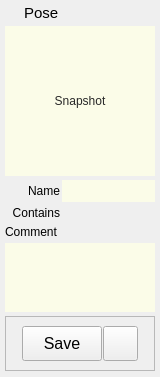
<?xml version="1.0" encoding="UTF-8"?>
<ui version="4.0">
 <class>Form</class>
 <widget class="QWidget" name="Form">
  <property name="geometry">
   <rect>
    <x>0</x>
    <y>0</y>
    <width>160</width>
    <height>377</height>
   </rect>
  </property>
  <property name="sizePolicy">
   <sizepolicy hsizetype="Preferred" vsizetype="Preferred">
    <horstretch>0</horstretch>
    <verstretch>0</verstretch>
   </sizepolicy>
  </property>
  <property name="minimumSize">
   <size>
    <width>160</width>
    <height>0</height>
   </size>
  </property>
  <property name="maximumSize">
   <size>
    <width>300</width>
    <height>16777215</height>
   </size>
  </property>
  <property name="windowTitle">
   <string>Form</string>
  </property>
  <property name="styleSheet">
   <string notr="true"/>
  </property>
  <layout class="QVBoxLayout" name="verticalLayout">
   <property name="spacing">
    <number>4</number>
   </property>
   <property name="leftMargin">
    <number>5</number>
   </property>
   <property name="topMargin">
    <number>2</number>
   </property>
   <property name="rightMargin">
    <number>5</number>
   </property>
   <property name="bottomMargin">
    <number>2</number>
   </property>
   <item>
    <layout class="QHBoxLayout" name="horizontalLayout_18">
     <property name="leftMargin">
      <number>2</number>
     </property>
     <property name="topMargin">
      <number>2</number>
     </property>
     <property name="bottomMargin">
      <number>0</number>
     </property>
     <item>
      <widget class="QLabel" name="label_6">
       <property name="maximumSize">
        <size>
         <width>13</width>
         <height>13</height>
        </size>
       </property>
       <property name="text">
        <string/>
       </property>
       <property name="pixmap">
        <pixmap>../images/poseIcon.png</pixmap>
       </property>
       <property name="scaledContents">
        <bool>true</bool>
       </property>
      </widget>
     </item>
     <item>
      <widget class="QLabel" name="label_2">
       <property name="font">
        <font>
         <family>Arial</family>
         <pointsize>11</pointsize>
         <weight>50</weight>
         <bold>false</bold>
        </font>
       </property>
       <property name="text">
        <string>Pose</string>
       </property>
      </widget>
     </item>
    </layout>
   </item>
   <item>
    <layout class="QHBoxLayout" name="horizontalLayout_2">
     <property name="spacing">
      <number>0</number>
     </property>
     <property name="bottomMargin">
      <number>0</number>
     </property>
     <item>
      <widget class="QLabel" name="label_3">
       <property name="minimumSize">
        <size>
         <width>0</width>
         <height>0</height>
        </size>
       </property>
       <property name="maximumSize">
        <size>
         <width>0</width>
         <height>16777215</height>
        </size>
       </property>
       <property name="text">
        <string/>
       </property>
      </widget>
     </item>
     <item>
      <widget class="QFrame" name="frame_9">
       <property name="sizePolicy">
        <sizepolicy hsizetype="Fixed" vsizetype="Fixed">
         <horstretch>0</horstretch>
         <verstretch>0</verstretch>
        </sizepolicy>
       </property>
       <property name="maximumSize">
        <size>
         <width>16777215</width>
         <height>16777215</height>
        </size>
       </property>
       <property name="frameShape">
        <enum>QFrame::NoFrame</enum>
       </property>
       <property name="frameShadow">
        <enum>QFrame::Raised</enum>
       </property>
       <layout class="QHBoxLayout" name="horizontalLayout_13">
        <property name="spacing">
         <number>0</number>
        </property>
        <property name="margin">
         <number>0</number>
        </property>
       </layout>
      </widget>
     </item>
     <item>
      <widget class="QFrame" name="frame_10">
       <property name="sizePolicy">
        <sizepolicy hsizetype="Expanding" vsizetype="Fixed">
         <horstretch>0</horstretch>
         <verstretch>0</verstretch>
        </sizepolicy>
       </property>
       <property name="maximumSize">
        <size>
         <width>16777215</width>
         <height>16777215</height>
        </size>
       </property>
       <property name="frameShape">
        <enum>QFrame::NoFrame</enum>
       </property>
       <property name="frameShadow">
        <enum>QFrame::Raised</enum>
       </property>
       <layout class="QHBoxLayout" name="horizontalLayout_14">
        <property name="spacing">
         <number>0</number>
        </property>
        <property name="margin">
         <number>0</number>
        </property>
        <item>
         <widget class="QToolButton" name="snapshotButton">
          <property name="minimumSize">
           <size>
            <width>150</width>
            <height>150</height>
           </size>
          </property>
          <property name="maximumSize">
           <size>
            <width>150</width>
            <height>150</height>
           </size>
          </property>
          <property name="toolTip">
           <string>Click to take a snapshot of the selected model view.</string>
          </property>
          <property name="statusTip">
           <string>Click to take a snapshot of the selected model view.</string>
          </property>
          <property name="whatsThis">
           <string/>
          </property>
          <property name="styleSheet">
           <string notr="true">color: rgb(40, 40, 40);
border: 0px solid rgb(0, 0, 0, 150);
background-color: rgb(254, 255, 230, 200);</string>
          </property>
          <property name="text">
           <string>Snapshot</string>
          </property>
          <property name="icon">
           <iconset>
            <normaloff>../images/camera.png</normaloff>../images/camera.png</iconset>
          </property>
          <property name="iconSize">
           <size>
            <width>160</width>
            <height>160</height>
           </size>
          </property>
          <property name="popupMode">
           <enum>QToolButton::InstantPopup</enum>
          </property>
          <property name="toolButtonStyle">
           <enum>Qt::ToolButtonIconOnly</enum>
          </property>
          <property name="autoRaise">
           <bool>false</bool>
          </property>
         </widget>
        </item>
       </layout>
      </widget>
     </item>
    </layout>
   </item>
   <item>
    <layout class="QHBoxLayout" name="horizontalLayout">
     <property name="spacing">
      <number>2</number>
     </property>
     <item>
      <widget class="QLabel" name="label">
       <property name="minimumSize">
        <size>
         <width>55</width>
         <height>0</height>
        </size>
       </property>
       <property name="text">
        <string>Name</string>
       </property>
       <property name="alignment">
        <set>Qt::AlignRight|Qt::AlignTrailing|Qt::AlignVCenter</set>
       </property>
      </widget>
     </item>
     <item>
      <widget class="QLineEdit" name="name">
       <property name="sizePolicy">
        <sizepolicy hsizetype="Expanding" vsizetype="Fixed">
         <horstretch>0</horstretch>
         <verstretch>0</verstretch>
        </sizepolicy>
       </property>
       <property name="minimumSize">
        <size>
         <width>60</width>
         <height>22</height>
        </size>
       </property>
       <property name="maximumSize">
        <size>
         <width>16777215</width>
         <height>22</height>
        </size>
       </property>
       <property name="styleSheet">
        <string notr="true">color: rgb(40, 40, 40);
border: 0px solid rgb(0, 0, 0, 150);
background-color: rgb(254, 255, 230, 200);</string>
       </property>
      </widget>
     </item>
    </layout>
   </item>
   <item>
    <layout class="QHBoxLayout" name="horizontalLayout_35">
     <property name="spacing">
      <number>4</number>
     </property>
     <property name="topMargin">
      <number>0</number>
     </property>
     <item>
      <widget class="QLabel" name="scene_dur_end_label_4">
       <property name="enabled">
        <bool>true</bool>
       </property>
       <property name="minimumSize">
        <size>
         <width>55</width>
         <height>0</height>
        </size>
       </property>
       <property name="maximumSize">
        <size>
         <width>55</width>
         <height>16777215</height>
        </size>
       </property>
       <property name="text">
        <string>Contains</string>
       </property>
       <property name="alignment">
        <set>Qt::AlignRight|Qt::AlignTop|Qt::AlignTrailing</set>
       </property>
      </widget>
     </item>
     <item>
      <widget class="QLabel" name="contains">
       <property name="enabled">
        <bool>false</bool>
       </property>
       <property name="minimumSize">
        <size>
         <width>0</width>
         <height>15</height>
        </size>
       </property>
       <property name="maximumSize">
        <size>
         <width>16777215</width>
         <height>15</height>
        </size>
       </property>
       <property name="text">
        <string/>
       </property>
       <property name="alignment">
        <set>Qt::AlignLeading|Qt::AlignLeft|Qt::AlignTop</set>
       </property>
      </widget>
     </item>
    </layout>
   </item>
   <item>
    <layout class="QVBoxLayout" name="verticalLayout_2">
     <property name="topMargin">
      <number>0</number>
     </property>
     <item>
      <widget class="QLabel" name="label_4">
       <property name="text">
        <string>Comment</string>
       </property>
      </widget>
     </item>
     <item>
      <widget class="QPlainTextEdit" name="comment">
       <property name="sizePolicy">
        <sizepolicy hsizetype="Expanding" vsizetype="MinimumExpanding">
         <horstretch>0</horstretch>
         <verstretch>0</verstretch>
        </sizepolicy>
       </property>
       <property name="minimumSize">
        <size>
         <width>0</width>
         <height>50</height>
        </size>
       </property>
       <property name="maximumSize">
        <size>
         <width>16777215</width>
         <height>100</height>
        </size>
       </property>
       <property name="styleSheet">
        <string notr="true">color: rgb(40, 40, 40);
border: 0px solid rgb(0, 0, 0, 150);
background-color: rgb(254, 255, 230, 200);
</string>
       </property>
       <property name="plainText">
        <string/>
       </property>
      </widget>
     </item>
    </layout>
   </item>
   <item>
    <widget class="QFrame" name="previewButtons">
     <property name="frameShape">
      <enum>QFrame::StyledPanel</enum>
     </property>
     <property name="frameShadow">
      <enum>QFrame::Raised</enum>
     </property>
     <layout class="QHBoxLayout" name="horizontalLayout_6">
      <property name="spacing">
       <number>1</number>
      </property>
      <item>
       <spacer name="horizontalSpacer_3">
        <property name="orientation">
         <enum>Qt::Horizontal</enum>
        </property>
        <property name="sizeHint" stdset="0">
         <size>
          <width>40</width>
          <height>20</height>
         </size>
        </property>
       </spacer>
      </item>
      <item>
       <widget class="QPushButton" name="acceptButton">
        <property name="sizePolicy">
         <sizepolicy hsizetype="Preferred" vsizetype="Fixed">
          <horstretch>0</horstretch>
          <verstretch>0</verstretch>
         </sizepolicy>
        </property>
        <property name="minimumSize">
         <size>
          <width>80</width>
          <height>35</height>
         </size>
        </property>
        <property name="maximumSize">
         <size>
          <width>125</width>
          <height>35</height>
         </size>
        </property>
        <property name="font">
         <font>
          <family>Arial</family>
          <pointsize>12</pointsize>
          <weight>50</weight>
          <bold>false</bold>
         </font>
        </property>
        <property name="toolTip">
         <string/>
        </property>
        <property name="styleSheet">
         <string notr="true"/>
        </property>
        <property name="text">
         <string>Save</string>
        </property>
       </widget>
      </item>
      <item>
       <widget class="QPushButton" name="selectionSetButton">
        <property name="minimumSize">
         <size>
          <width>0</width>
          <height>35</height>
         </size>
        </property>
        <property name="maximumSize">
         <size>
          <width>35</width>
          <height>16777215</height>
         </size>
        </property>
        <property name="text">
         <string/>
        </property>
        <property name="icon">
         <iconset>
          <normaloff>../images/selectionSet2.png</normaloff>../images/selectionSet2.png</iconset>
        </property>
        <property name="iconSize">
         <size>
          <width>25</width>
          <height>25</height>
         </size>
        </property>
       </widget>
      </item>
      <item>
       <spacer name="horizontalSpacer_4">
        <property name="orientation">
         <enum>Qt::Horizontal</enum>
        </property>
        <property name="sizeHint" stdset="0">
         <size>
          <width>40</width>
          <height>20</height>
         </size>
        </property>
       </spacer>
      </item>
     </layout>
    </widget>
   </item>
   <item>
    <widget class="QFrame" name="frame">
     <property name="sizePolicy">
      <sizepolicy hsizetype="Preferred" vsizetype="Expanding">
       <horstretch>0</horstretch>
       <verstretch>2</verstretch>
      </sizepolicy>
     </property>
     <property name="frameShape">
      <enum>QFrame::StyledPanel</enum>
     </property>
     <property name="frameShadow">
      <enum>QFrame::Raised</enum>
     </property>
    </widget>
   </item>
  </layout>
 </widget>
 <resources/>
 <connections/>
 <slots>
  <slot>snapshot()</slot>
  <slot>save()</slot>
  <slot>done()</slot>
 </slots>
</ui>
